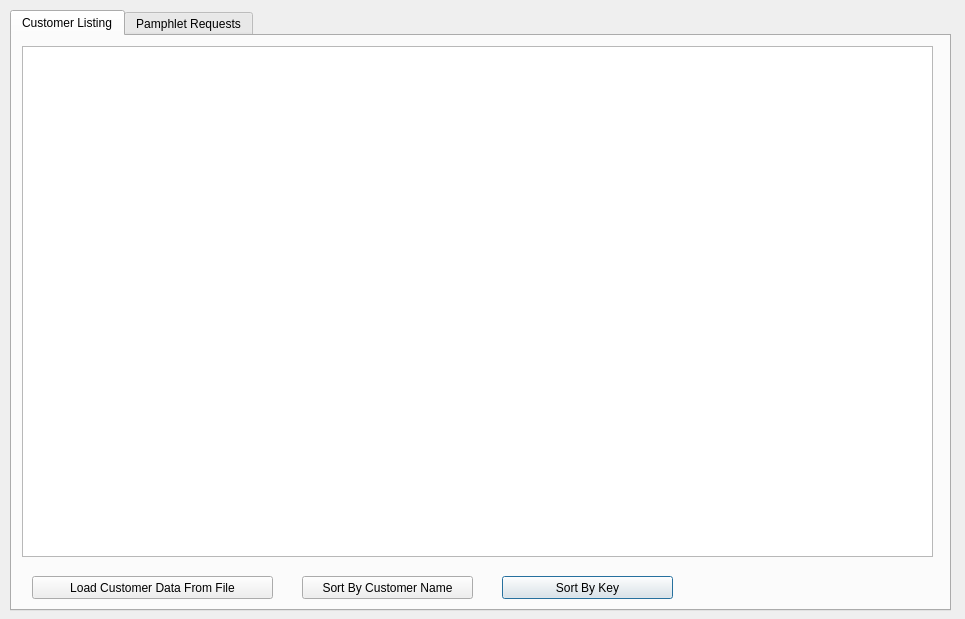
<?xml version="1.0" encoding="UTF-8"?>
<ui version="4.0">
 <class>AdminPage</class>
 <widget class="QDialog" name="AdminPage">
  <property name="geometry">
   <rect>
    <x>0</x>
    <y>0</y>
    <width>965</width>
    <height>619</height>
   </rect>
  </property>
  <property name="windowTitle">
   <string>Dialog</string>
  </property>
  <widget class="QTabWidget" name="tabWidget">
   <property name="geometry">
    <rect>
     <x>10</x>
     <y>10</y>
     <width>941</width>
     <height>601</height>
    </rect>
   </property>
   <property name="currentIndex">
    <number>0</number>
   </property>
   <widget class="QWidget" name="tab">
    <attribute name="title">
     <string>Customer Listing</string>
    </attribute>
    <widget class="QPushButton" name="pushButton_2">
     <property name="geometry">
      <rect>
       <x>490</x>
       <y>540</y>
       <width>171</width>
       <height>23</height>
      </rect>
     </property>
     <property name="text">
      <string>Sort By Key</string>
     </property>
    </widget>
    <widget class="QPushButton" name="loadCustomerData">
     <property name="geometry">
      <rect>
       <x>20</x>
       <y>540</y>
       <width>241</width>
       <height>23</height>
      </rect>
     </property>
     <property name="text">
      <string>Load Customer Data From File</string>
     </property>
    </widget>
    <widget class="QTableWidget" name="customerTable">
     <property name="geometry">
      <rect>
       <x>10</x>
       <y>10</y>
       <width>911</width>
       <height>511</height>
      </rect>
     </property>
    </widget>
    <widget class="QPushButton" name="pushButton">
     <property name="geometry">
      <rect>
       <x>290</x>
       <y>540</y>
       <width>171</width>
       <height>23</height>
      </rect>
     </property>
     <property name="text">
      <string>Sort By Customer Name</string>
     </property>
    </widget>
   </widget>
   <widget class="QWidget" name="tab_2">
    <attribute name="title">
     <string>Pamphlet Requests</string>
    </attribute>
    <widget class="QTableWidget" name="pamphletTable">
     <property name="geometry">
      <rect>
       <x>10</x>
       <y>10</y>
       <width>281</width>
       <height>551</height>
      </rect>
     </property>
     <property name="columnCount">
      <number>2</number>
     </property>
     <column>
      <property name="text">
       <string>Name</string>
      </property>
     </column>
     <column>
      <property name="text">
       <string>Email</string>
      </property>
     </column>
    </widget>
    <widget class="QPushButton" name="buttonLoadPamphlets">
     <property name="geometry">
      <rect>
       <x>310</x>
       <y>20</y>
       <width>201</width>
       <height>101</height>
      </rect>
     </property>
     <property name="text">
      <string>Load Pamphlet Submissions</string>
     </property>
    </widget>
   </widget>
  </widget>
 </widget>
 <resources/>
 <connections/>
</ui>
